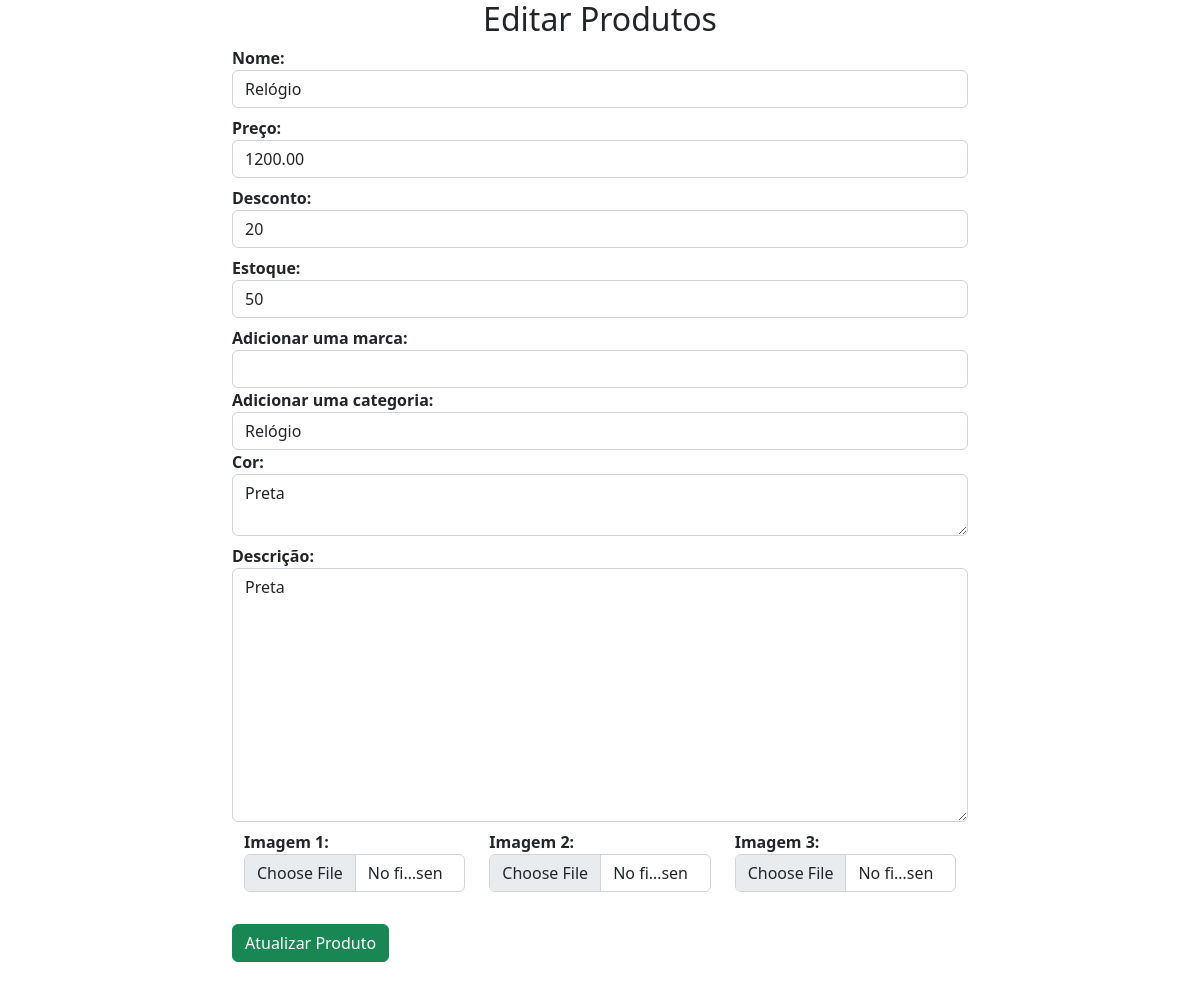
The page /updateproduto/1 on the database as committed earlier.
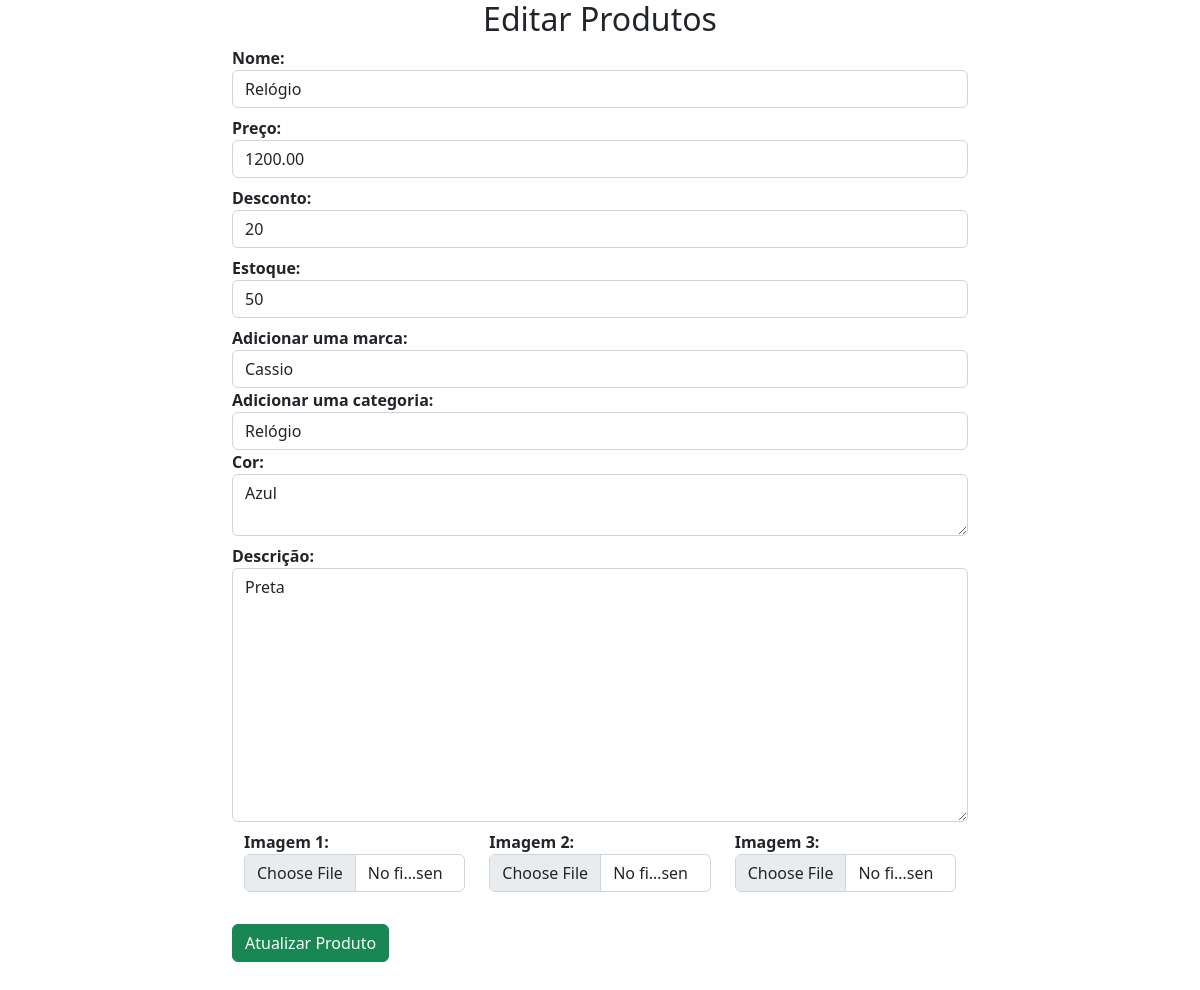
The same page on the database as committed later.
### loja/produtos/models.py (models this page shows, shortened)
class Addproduto(db.Model):
    id       = db.Column(db.Integer, primary_key=True)
    name     = db.Column(db.String(80), nullable=False)
    price    = db.Column(db.Numeric(10,2),  nullable=False)
    discount = db.Column(db.Integer, default=0)
    stock    = db.Column(db.Integer, nullable=False)
    colors   = db.Column(db.Text, nullable=False)
    desc     = db.Column(db.Text, nullable=False)
    pub_date = db.Column(db.DateTime, nullable=False, default=datetime.utcnow)
    marca_id = db.Column(db.Integer, db.ForeignKey('marca.id'), nullable=False)
    marca    = db.relationship('Marca', backref=db.backref('marcas', lazy=True))
    categoria_id = db.Column(db.Integer, db.ForeignKey('categoria.id'), nullable=False)
    categoria    = db.relationship('Categoria', backref=db.backref('categorias', lazy=True))
    image_1      = db.Column(db.String(150), nullable=False, default='image.jpg')
    image_2      = db.Column(db.String(150), nullable=False, default='image.jpg')
    image_3      = db.Column(db.String(150), nullable=False, default='image.jpg')

class Marca(db.Model):
    id     = db.Column(db.Integer, primary_key=True)
    name   = db.Column(db.String(30), nullable=False, unique=True)

### loja/produtos/rotas.py (the view, shortened to what this page needs)
@app.route('/updateproduto/<int:id>', methods=['GET','POST'])
def updateproduto(id):
    marcas = Marca.query.all()
    categorias = Categoria.query.all()
    produto = Addproduto.query.get_or_404(id)
    marca = request.form.get('marca')
    categoria = request.form.get('categoria')
    form = Addprodutos(request.form)
    form.name.data = produto.name
    form.price.data = produto.price
    form.discount.data = produto.discount
    form.description.data = produto.desc
    form.stock.data = produto.stock
    form.colors.data = produto.colors
    return render_template('/produtos/updateproduto.html', title='Atualizar Produtos', form=form,marcas=marcas,categorias=categorias,produto=produto)

### loja/produtos/forms.py
class Addprodutos(Form):
    name        = StringField('Nome: ', [validators.DataRequired()])
    price       = DecimalField('Preço: ', [validators.DataRequired()])
    discount    = IntegerField('Desconto: ', [validators.DataRequired()])
    stock       = IntegerField('Estoque: ', [validators.DataRequired()])
    description = TextAreaField('Descrição: ', [validators.DataRequired()])
    colors      = TextAreaField('Cor: ', [validators.DataRequired()])
    image_1 = FileField('Imagem 1: ' , validators=[FileAllowed(['jpg','png','gif','jpeg'])])
    image_2 = FileField('Imagem 2: ' , validators=[FileAllowed(['jpg','png','gif','jpeg'])])
    image_3 = FileField('Imagem 3: ' , validators=[FileAllowed(['jpg','png','gif','jpeg'])])

### loja/templates/produtos/updateproduto.html (shortened to what this page needs)
{% extends 'layouts.html' %}
{% block content %}
<div class="container">
    <div class="row">
    <div class="col-md-2"></div>
    <div class="col-md-8">
        <h2 class="text-center">Editar Produtos</h2>
        {% from '_formularioajuda.html' import render_field %}
        <form action="" method="POST" enctype="multipart/form-data">
            {{ render_field(form.name, class="form-control", placeholder="Nome do produto") }}
            {{ render_field(form.price, class="form-control", placeholder="Preço do produto") }}
            {{ render_field(form.discount, class="form-control", placeholder="Desconto do produto") }}
            {{ render_field(form.stock, class="form-control", placeholder="Estoque do produto") }}
            <label for="marca"><b> Adicionar uma marca:</b></label>
            <select name="marca" id="marca" class="form-control" required>
                <option value="{{produto.marca_id}}">{{produto.marca.name}}</option>
                {% for marca in marcas %}
                <option value="{{marca.id}}">{{marca.name}}</option>
                {% endfor %}
            </select>
            <label for="categoria"><b>Adicionar uma categoria:</b></label>
            <select name="categoria" id="categoria" class="form-control" required>
                <option value="{{produto.categoria_id}}">{{produto.categoria.name}}</option>
            </select>
            {{ render_field(form.colors, class="form-control", placeholder="Cor do produto") }}
            {{ render_field(form.description, class="form-control", placeholder="Descrição do produto", rows="10") }}
            <div class="container">
                <div class="row">
                    <div class="col-md-4">{{ render_field(form.image_1, class="form-control")}}</div>
                    <div class="col-md-4">{{ render_field(form.image_2, class="form-control")}}</div>
                    <div class="col-md-4">{{ render_field(form.image_3, class="form-control")}}</div>
                </div>
            </div>
            <button type="submit" class="btn btn-success mt-4 mb-5">Atualizar Produto</button>
        </form>
    </div>
    <div class="col-md-2"></div>
</div>
</div>
{% endblock content %}

Rows that differ between the two databases and show on the page:
changed Addproduto "Relógio": colors "Preta" → "Azul"
now on this page (row unchanged): Marca: marca "Cassio"
